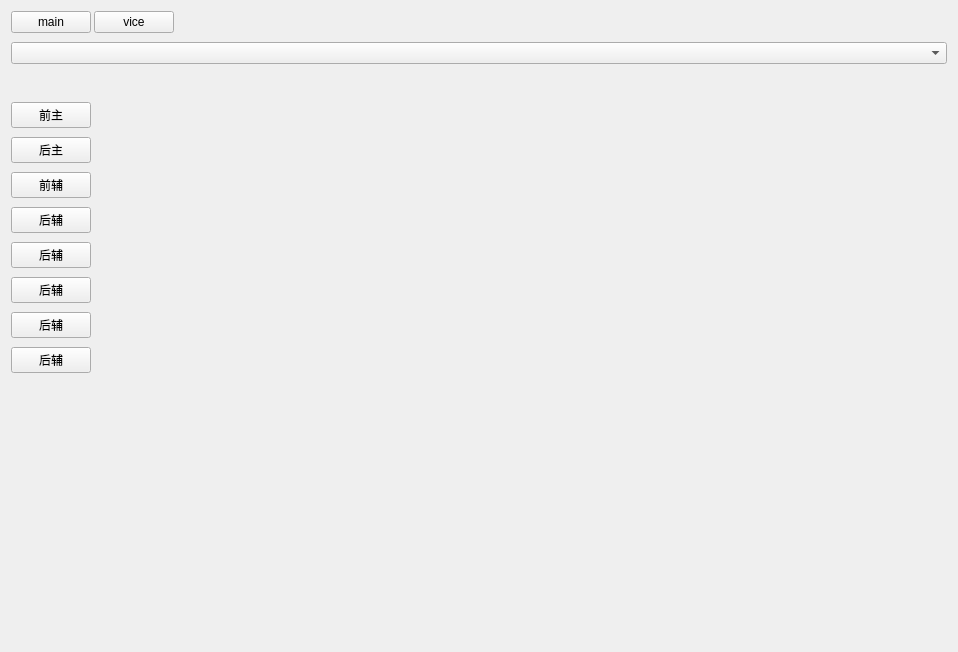
<?xml version="1.0" encoding="UTF-8"?>
<ui version="4.0">
 <class>IdentifyWidget</class>
 <widget class="QWidget" name="IdentifyWidget">
  <property name="geometry">
   <rect>
    <x>0</x>
    <y>0</y>
    <width>958</width>
    <height>652</height>
   </rect>
  </property>
  <property name="windowTitle">
   <string notr="true">Form</string>
  </property>
  <layout class="QVBoxLayout" name="verticalLayout_4">
   <property name="spacing">
    <number>9</number>
   </property>
   <property name="bottomMargin">
    <number>13</number>
   </property>
   <item>
    <layout class="QHBoxLayout" name="horizontalLayout_2">
     <property name="spacing">
      <number>3</number>
     </property>
     <item>
      <widget class="QPushButton" name="mainBtn">
       <property name="text">
        <string notr="true">main</string>
       </property>
      </widget>
     </item>
     <item>
      <widget class="QPushButton" name="viceBtn">
       <property name="text">
        <string notr="true">vice</string>
       </property>
      </widget>
     </item>
     <item>
      <spacer name="horizontalSpacer_3">
       <property name="orientation">
        <enum>Qt::Horizontal</enum>
       </property>
       <property name="sizeHint" stdset="0">
        <size>
         <width>40</width>
         <height>20</height>
        </size>
       </property>
      </spacer>
     </item>
    </layout>
   </item>
   <item>
    <widget class="QComboBox" name="comboBox"/>
   </item>
   <item>
    <layout class="QVBoxLayout" name="verticalLayout_3">
     <property name="spacing">
      <number>0</number>
     </property>
     <item>
      <layout class="QGridLayout" name="gridLayout">
       <property name="spacing">
        <number>9</number>
       </property>
       <item row="0" column="1">
        <layout class="QHBoxLayout" name="horizontalLayout">
         <item>
          <widget class="UiGroupWidget" name="groupWidget" native="true"/>
         </item>
         <item>
          <spacer name="horizontalSpacer_2">
           <property name="orientation">
            <enum>Qt::Horizontal</enum>
           </property>
           <property name="sizeHint" stdset="0">
            <size>
             <width>40</width>
             <height>20</height>
            </size>
           </property>
          </spacer>
         </item>
        </layout>
       </item>
       <item row="1" column="0">
        <layout class="QVBoxLayout" name="verticalLayout_2">
         <property name="spacing">
          <number>9</number>
         </property>
         <item>
          <widget class="QPushButton" name="pushButton_0">
           <property name="text">
            <string notr="true">前主</string>
           </property>
          </widget>
         </item>
         <item>
          <widget class="QPushButton" name="pushButton_1">
           <property name="text">
            <string notr="true">后主</string>
           </property>
          </widget>
         </item>
         <item>
          <widget class="QPushButton" name="pushButton_2">
           <property name="text">
            <string notr="true">前辅</string>
           </property>
          </widget>
         </item>
         <item>
          <widget class="QPushButton" name="pushButton_3">
           <property name="text">
            <string notr="true">后辅</string>
           </property>
          </widget>
         </item>
         <item>
          <widget class="QPushButton" name="pushButton_4">
           <property name="text">
            <string notr="true">后辅</string>
           </property>
          </widget>
         </item>
         <item>
          <widget class="QPushButton" name="pushButton_5">
           <property name="text">
            <string notr="true">后辅</string>
           </property>
          </widget>
         </item>
         <item>
          <widget class="QPushButton" name="pushButton_6">
           <property name="text">
            <string notr="true">后辅</string>
           </property>
          </widget>
         </item>
         <item>
          <widget class="QPushButton" name="pushButton_7">
           <property name="text">
            <string notr="true">后辅</string>
           </property>
          </widget>
         </item>
         <item>
          <spacer name="verticalSpacer_2">
           <property name="orientation">
            <enum>Qt::Vertical</enum>
           </property>
           <property name="sizeHint" stdset="0">
            <size>
             <width>20</width>
             <height>40</height>
            </size>
           </property>
          </spacer>
         </item>
        </layout>
       </item>
       <item row="1" column="1">
        <widget class="QWidget" name="widget" native="true"/>
       </item>
      </layout>
     </item>
    </layout>
   </item>
  </layout>
 </widget>
 <customwidgets>
  <customwidget>
   <class>UiGroupWidget</class>
   <extends>QWidget</extends>
   <header location="global">../uikits/src/UiGroupWidget.h</header>
   <container>1</container>
  </customwidget>
 </customwidgets>
 <resources/>
 <connections/>
</ui>
